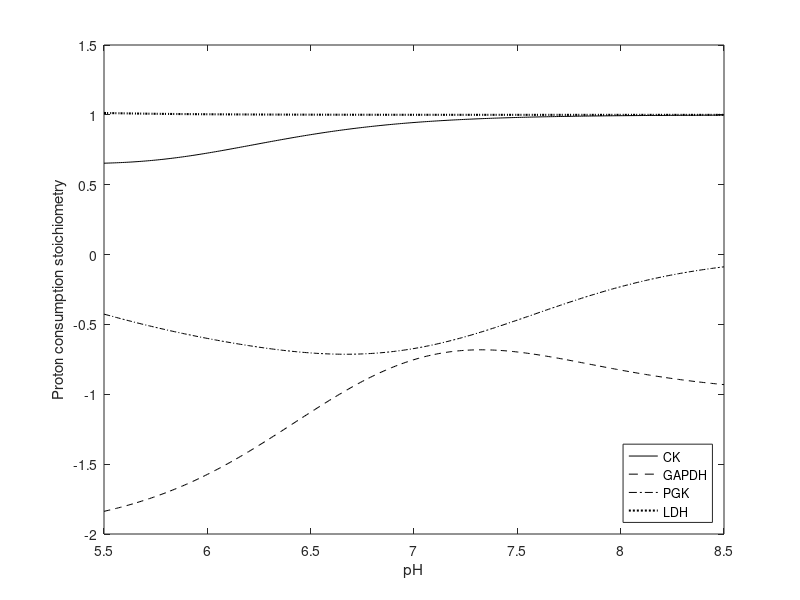
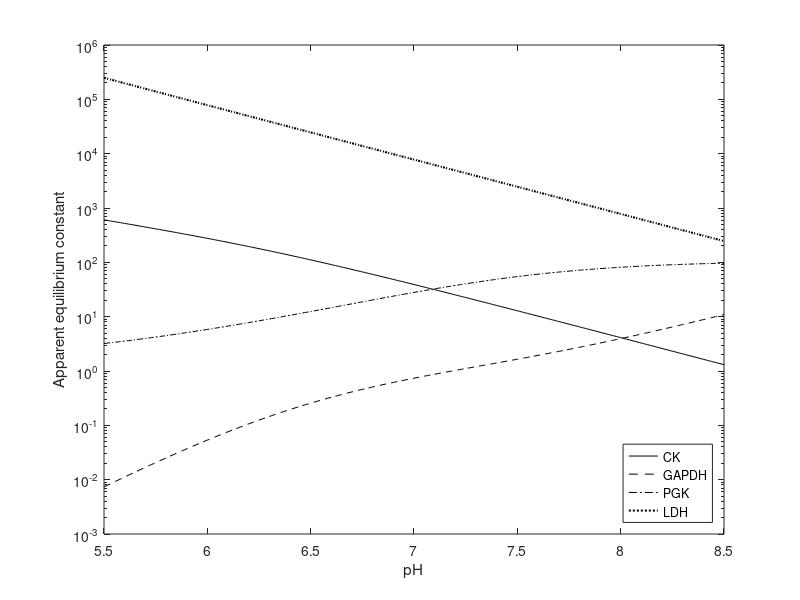

The MATLAB source for these figures, in order:
pH_cy = 5.5:0.01:8.5;

%GLOBAL PARAMETERS
 R = 8.314e-3;% KJ./(K.*mol); %Ideal gas constant
 T1 = 298.15;% K; %Temp at which physical constants are reported
%   T = 303.15;% K; %Experimental temperature   
T = 310.15;
%   I = 0.1;%0.17;% M; %Ionic strength
I = 0.1;
    
%------------------------------------------------------------------------------------------------
%IONIC EQUILIBRIA, BUFFERING AND APPARENT EQUILIBRIUM CONSTANTS
%Ionic equilibria and Gibbs energy of formation of reference species
%Variable symbol definitions and units
%
%Symbol     Definition          Units
%
%P_metabolite       binding polynomial      dimensionless
%NH_species         No. of hydrogen atoms       dimensionless 
%           on a species
%Navg_metabolite    Average proton binding      dimensionless
%deltaGof_species   Gibbs energy of formation at    KJ./mol 
%           zero ionic strength
%deltaGpof_species  Gibbs energy of formation at    KJ./mol 
%           a given ionic strength and pH
%deltaGpo_reaction  Reference Gibbs energy of a KJ./mol 
%           reaction

%  mgT = 0.005;% total Mg++
mgT = 0.005;
%  k = 0.08;% total K+
k = 0.08;
mg = 5.132658807e-4;
c0 = 1; % reference concentration

%Correction factors

RT2dadT = 1.4775;% KJ.*L.^0.5./mol.^1.5;  
B = 1.6;% M.^-0.5;
Icorr=(RT2dadT.*I.^0.5./(1+B.*I.^0.5));
I1 = 0.1;% M, Ionic strength at which pKa's were reported 
alphadebye = 1.17582;% M.^-0.5; 
IcorrpKa = alphadebye.*(I1.^0.5./(1+B.*I1.^0.5)-I.^0.5./(1+B.*I.^0.5))./log(10);
TcorrpKa = ((1./T-1./T1)./(log(10).*R));
RTalpha = 2.91482; % KJ.*L.^0.5./mol.^1.5; 
IcorrdeltaGpof = RTalpha.*I.^0.5./(1+B.*I.^0.5);

pKak_Pi = 0.5; % dimensionless;
deltaH1o_Pi = 3;% KJ./mol,
deltaHmgo_Pi = -2.9;% KJ./mol;
deltaH1_Pi = deltaH1o_Pi + Icorr.*(2.^2+1.^2-1.^2);
deltaHmg_Pi = deltaHmgo_Pi + Icorr.*(2.^2+2.^2-0.^2);
pKa1_Pi = 6.75+IcorrpKa.*(2.^2+1.^2-1.^2) + TcorrpKa.*deltaH1_Pi;
pKamg_Pi = 1.65+IcorrpKa.*(2.^2+2.^2-0.^2) + TcorrpKa.*deltaHmg_Pi;
P_Pi = 1+10.^(-pH_cy+pKa1_Pi) + (mg./c0).*(10.^(pKamg_Pi))+ ...
    (k./c0).*(10.^(pKak_Pi));
HPi2 = 1./P_Pi;
H2Pi1 = 10.^(-pH_cy+pKa1_Pi).*HPi2;
kPi = (k./c0).*(10.^(pKak_Pi)).*HPi2;
mgPi =(mg./c0).*(10.^(pKamg_Pi)).*HPi2;
Navg_Pi = 1.*H2Pi1;

dNavgPidH = 10.^(pKa1_Pi).*(P_Pi-10.^(-pH_cy+pKa1_Pi))./(c0.*P_Pi.^2);
dNavgPidmg = -(10.^(-pH_cy)./c0).*10.^(pKa1_Pi+pKamg_Pi)./P_Pi.^2;
 
dmgPidmg = (P_Pi.*(10.^pKamg_Pi)./c0-...
(mg./c0).*(10.^(2.*pKamg_Pi))./c0)./P_Pi.^2;
dmgPidpH = (mg./c0).*10.^(-pH_cy+pKa1_Pi+pKamg_Pi).*log(10)./P_Pi.^2;

NH_HPi2 =  1;% dimensionless 
deltaGof_HPi2 = -1096.10;% KJ./mol;
deltaGpof_HPi2 = deltaGof_HPi2 + NH_HPi2.*log(10).*R.*T.*pH_cy - ...
IcorrdeltaGpof.*(4-NH_HPi2);

    
deltaH1o_ATP = -5;% KJ./mol,
deltaHmgo_ATP = -18;% KJ./mol,
deltaHko_ATP = -1;% KJ./mol;
deltaH1_ATP = deltaH1o_ATP + Icorr.*(4.^2+1.^2-3.^2);
deltaHmg_ATP = deltaHmgo_ATP+Icorr.*(4.^2+2.^2-2.^2);
deltaHk_ATP = deltaHko_ATP+Icorr.*(4.^2+1.^2-3.^2);
pKa1_ATP = 6.48+IcorrpKa.*(4.^2+1.^2-3.^2) + TcorrpKa.*deltaH1_ATP;
pKamg_ATP = 4.19+IcorrpKa.*(4.^2+2.^2-2.^2)+TcorrpKa.*deltaHmg_ATP;
pKak_ATP = 1.17+IcorrpKa.*(4.^2+1.^2-3.^2)+TcorrpKa.*deltaHk_ATP;   
P_ATP = 1 + 10.^(-pH_cy+pKa1_ATP) + (mg./c0).*10.^pKamg_ATP + ...
    (k./c0).*10.^pKak_ATP;
ATP4 = 1./P_ATP;
HATP3 = 10.^(-pH_cy+pKa1_ATP).*ATP4;
mgATP2 = (mg./c0).*10.^pKamg_ATP.*ATP4;
kATP = (k./c0).*10.^pKak_ATP.*ATP4;
Navg_ATP = (0.*ATP4 + 1.*HATP3 + 0.*mgATP2 + 0.*kATP);
dNavgATPdH = 10.^(pKa1_ATP).*(P_ATP-10.^(-pH_cy+pKa1_ATP))./(c0.*P_ATP.^2);
dNavgATPdmg = -(10.^(-pH_cy)./c0).*10.^(pKa1_ATP+pKamg_ATP)./P_ATP.^2;

dmgATP2dmg = (P_ATP.*(10.^pKamg_ATP)./c0- ...
        (mg./c0).*(10.^(2.*pKamg_ATP))./c0)./P_ATP.^2;
dmgATP2dpH = (mg./c0).*10.^(-pH_cy+pKa1_ATP+pKamg_ATP).*log(10)./P_ATP.^2;

NH_ATP4 = 12; deltaGof_ATP4 = -2768.10;% KJ./mol;
deltaGpof_ATP4 = deltaGof_ATP4 + NH_ATP4.*R.*T.*log(10).*pH_cy - ...
    IcorrdeltaGpof.*(16-NH_ATP4);       

pKak_ADP=1;% dimensionless;
deltaH1o_ADP = -3;% KJ./mol,
deltaHmgo_ADP = -15;% KJ./mol;
deltaH1_ADP = deltaH1o_ADP+Icorr.*(3.^2+1.^2-2.^2);
deltaHmg_ADP = deltaHmgo_ADP+Icorr.*(3.^2+2.^2-1.^2);
pKa1_ADP = 6.38+IcorrpKa.*(3.^2+1.^2-2.^2)+TcorrpKa.*deltaH1_ADP;
pKamg_ADP = 3.25+IcorrpKa.*(3.^2+2.^2-1.^2)+TcorrpKa.*deltaHmg_ADP;
P_ADP = (1 + 10.^(-pH_cy+pKa1_ADP) + (mg./c0).*10.^pKamg_ADP + ...
    (k./c0).*10.^pKak_ADP);
ADP3 = 1./P_ADP;
HADP2 = 10.^(-pH_cy+pKa1_ADP).*ADP3;
mgADP = ADP3.*(mg./c0).*10.^pKamg_ADP;
kADP = ADP3.*(k./c0).*10.^pKak_ADP;
Navg_ADP = (0.*ADP3 + 1.*HADP2 + 0.*mgADP + 0.*kADP);
dNavgADPdH = 10.^(pKa1_ADP).*(P_ADP-10.^(-pH_cy+pKa1_ADP))./(c0.*P_ADP.^2);
dNavgADPdmg = -(10.^(-pH_cy)./c0).*10.^(pKa1_ADP+pKamg_ADP)./P_ADP.^2;
dmgADPdmg = (P_ADP.*(10.^pKamg_ADP)./c0-...
        (mg./c0).*(10.^(2.*pKamg_ADP))./c0)./P_ADP.^2;
dmgADPdpH = (mg./c0).*10.^(-pH_cy+pKa1_ADP+pKamg_ADP).*log(10)./P_ADP.^2;
NH_ADP3 = 12; deltaGof_ADP3 = -1906.13;
deltaGpof_ADP3 = deltaGof_ADP3 + NH_ADP3.*R.*T.*log(10).*pH_cy -... 
    IcorrdeltaGpof.*(9-NH_ADP3);        

    
deltaH1o_AMP = -3;% KJ./mol;
deltaHmgo_AMP = -7.5;% KJ./mol;
deltaH1_AMP = deltaH1o_AMP + Icorr.*(2.^2+1.^2-1.^2);
deltaHmg_AMP = deltaHmgo_AMP+Icorr.*(2.^2+2.^2-0.^2);
pKa1_AMP = 6.29+IcorrpKa.*(2.^2+1.^2-1.^2)+TcorrpKa.*deltaH1_AMP;
pKamg_AMP = 1.92+IcorrpKa.*(2.^2+2.^2-0.^2)+TcorrpKa.*deltaHmg_AMP;
P_AMP = (1 + 10.^(pKa1_AMP-pH_cy)+ (mg./c0).*10.^pKamg_AMP);
AMP2 = 1./P_AMP;
HAMP1 = AMP2.*10.^(pKa1_AMP-pH_cy);
mgAMP = (mg./c0).*10.^pKamg_AMP.*AMP2;
Navg_AMP = 0.*AMP2 + HAMP1 + 0.*mgAMP;
dNavgAMPdH = 10.^(pKa1_AMP).*(P_AMP-10.^(-pH_cy+pKa1_AMP))./(c0.*P_AMP.^2);
dNavgAMPdmg = -(10.^(-pH_cy)./c0).*10.^(pKa1_AMP+pKamg_AMP)./P_AMP.^2;
dmgAMPdmg = (P_AMP.*(10.^pKamg_AMP)./c0-...
        (mg./c0).*(10.^(2.*pKamg_AMP))./c0)./P_AMP.^2;
dmgAMPdpH = (mg./c0).*10.^(-pH_cy+pKa1_AMP+pKamg_AMP).*log(10)./P_AMP.^2;

 NH_AMP2 = 12; deltaGof_AMP2 = -1040.45;% KJ./mol;
deltaGpof_AMP2 = deltaGof_AMP2 + NH_AMP2.*log(10).*R.*T.*pH_cy - ...
        IcorrdeltaGpof.*(4-NH_AMP2);
    
pKamg_IMP = 1.67;% dimensionless;
deltaH1o_IMP = -2;% KJ./mol;
deltaH1_IMP = deltaH1o_IMP + Icorr.*(2.^2+1.^2-1.^2);
pKa1_IMP = 6.34+IcorrpKa.*(2.^2+1.^2-1.^2)+TcorrpKa.*deltaH1_IMP;
P_IMP = (1 + 10.^(pKa1_IMP-pH_cy)+ (mg./c0).*10.^pKamg_IMP);
IMP2 = 1./P_IMP;
HIMP1 = IMP2.*10.^(pKa1_IMP-pH_cy);
mgIMP = (mg./c0).*10.^pKamg_IMP.*IMP2;
Navg_IMP = HIMP1;
dNavgIMPdH = 10.^(pKa1_IMP).*(P_IMP-10.^(-pH_cy+pKa1_IMP))./(c0.*P_IMP.^2);
dNavgIMPdmg = -(10.^(-pH_cy)./c0).*10.^(pKa1_IMP+pKamg_IMP)./P_IMP.^2;
dmgIMPdmg = (P_IMP.*(10.^pKamg_IMP)./c0-....
                (mg./c0).*(10.^(2.*pKamg_IMP))./c0)./P_IMP.^2;
dmgIMPdpH = (mg./c0).*10.^(-pH_cy+pKa1_IMP+pKamg_IMP).*log(10)./P_IMP.^2;
NH_IMP2 = 11;

pKak_PCR = 0.31;% dimensionless;
deltaH1o_PCR = 2.66;% KJ./mol,
deltaHmgo_PCR = 8.19;% KJ./mol;
deltaH1_PCR = deltaH1o_PCR+Icorr.*(2.^2+1.^2-1.^2);
deltaHmg_PCR = deltaHmgo_PCR+Icorr.*(2.^2+2.^2-0.^2);
pKa1_PCR = 4.5+IcorrpKa.*(2.^2+1.^2-1.^2)+TcorrpKa.*deltaH1_PCR;
pKamg_PCR = 1.6+IcorrpKa.*(2.^2+2.^2-0.^2)+TcorrpKa.*deltaHmg_PCR;
P_PCR = (1  + 10.^(-pH_cy+pKa1_PCR) + (mg./c0).*10.^pKamg_PCR+ ...
    (k./c0).*10.^pKak_PCR);
HPCR = 1./P_PCR; 
H2PCR = 10.^(-pH_cy+pKa1_PCR).*HPCR;
kPCR = (k./c0).*10.^pKak_PCR.*HPCR;
mgPCR = (mg./c0).*10.^pKamg_PCR.*HPCR;
Navg_PCR = H2PCR;
dNavgPCRdH = 10.^(pKa1_PCR).*(P_PCR-10.^(-pH_cy+pKa1_PCR))./(c0.*P_PCR.^2);
dNavgPCRdmg = -(10.^(-pH_cy)./c0).*10.^(pKa1_PCR+pKamg_PCR)./P_PCR.^2;
dmgPCRdmg = (P_PCR.*(10.^pKamg_PCR)./c0- ...
        (mg./c0).*(10.^(2.*pKamg_PCR))./c0)./P_PCR.^2;
dmgPCRdpH = (mg./c0).*10.^(-pH_cy+pKa1_PCR+pKamg_PCR).*log(10)./P_PCR.^2;

 NH_HPCR = 8;% dimensionless;       

pKa1_CR = 2.3;% dimensionless;
P_CR = 1 + 10.^(-pH_cy+pKa1_CR);    
HCR = 1./P_CR;
H2CR = HCR.*10.^(-pH_cy+pKa1_CR);
Navg_CR  = (0.*HCR + 1.*H2CR);
dNavgCRdH = 10.^(pKa1_CR).*(P_CR-10.^(-pH_cy+pKa1_CR))./(c0.*P_CR.^2);
dNavgCRdmg = 0;     
NH_HCR = 9;% dimensionless;

deltaH1o_G1P = -1.7; %KJ./mol,
deltaHmgo_G1P = -12; %KJ./mol;
deltaH1_G1P = deltaH1o_G1P+Icorr.*(2.^2+1.^2-1.^2);
deltaHmg_G1P = deltaHmgo_G1P+Icorr.*(2.^2+2.^2-0.^2);
pKa1_G1P = 6.09+IcorrpKa.*(2.^2+1.^2-1.^2)+TcorrpKa.*deltaH1_G1P;
pKamg_G1P = 2.48+IcorrpKa.*(2.^2+2.^2-0.^2)+TcorrpKa.*deltaHmg_G1P;
P_G1P=(1 + 10.^(-pH_cy).*10.^pKa1_G1P + (mg./c0).*10.^pKamg_G1P);
UG1P = 1./P_G1P;
HG1P = UG1P.*10.^(-pH_cy+pKa1_G1P);
mgG1P = UG1P.*(mg./c0).*10.^pKamg_G1P;
Navg_G1P = HG1P;
dNavgG1PdH = 10.^(pKa1_G1P).*(P_G1P-10.^(-pH_cy+pKa1_G1P))./(c0.*P_G1P.^2);
dNavgG1Pdmg = -(10.^(-pH_cy)./c0).*10.^(pKa1_G1P+pKamg_G1P)./P_G1P.^2;

dmgG1Pdmg = (P_G1P.*(10.^pKamg_G1P)./c0- ...
        (mg./c0).*(10.^(2.*pKamg_G1P))./c0)./P_G1P.^2;
dmgG1PdpH = (mg./c0).*10.^(-pH_cy+pKa1_G1P+pKamg_G1P).*log(10)./P_G1P.^2;

NH_UG1P = 11;
deltaGof_UG1P = -1756.87;% KJ./mol;
deltaGpof_UG1P = deltaGof_UG1P + NH_UG1P.*log(10).*R.*T.*pH_cy - ...
    IcorrdeltaGpof.*(4-NH_UG1P);

pKa1_G6P = 6.11;% dimensionless;        
P_G6P = (1 + 10.^(-pH_cy+pKa1_G6P)); 
UG6P = 1./P_G6P;
HG6P = UG6P.*10.^(-pH_cy+pKa1_G6P);
Navg_G6P = HG6P;
dNavgG6PdH = 10.^(pKa1_G6P).*(P_G6P-10.^(-pH_cy+pKa1_G6P))./(c0.*P_G6P.^2);
dNavgG6Pdmg = 0;
NH_UG6P = 11; 
deltaGof_UG6P = -1763.94;% KJ./mol;
deltaGpof_UG6P = deltaGof_UG6P + NH_UG6P.*log(10).*R.*T.*pH_cy - ...
    IcorrdeltaGpof.*(4-NH_UG6P);

pKa1_F6P = 5.89;% dimensionless;
P_F6P = (1 + 10.^(-pH_cy+pKa1_F6P));
UF6P = 1./P_F6P;
HF6P = UF6P.*10.^(-pH_cy+pKa1_F6P);
Navg_F6P = HF6P;
dNavgF6PdH = 10.^(pKa1_F6P).*(P_F6P-10.^(-pH_cy+pKa1_F6P))./(c0.*P_F6P.^2);
dNavgF6Pdmg = 0;
NH_UF6P = 11;
deltaGof_UF6P = -1760.80;% KJ./mol;
deltaGpof_UF6P = deltaGof_UF6P + NH_UF6P.*log(10).*R.*T.*pH_cy -... 
        IcorrdeltaGpof.*(4-NH_UF6P);

pKa1_FDP = 6.4; %dimensionless, 
pKa2_FDP = 5.92; %dimensionless,
pKamg_FDP = 2.7; %dimensionless;    
P_FDP = (1 + 10.^(-pH_cy+pKa1_FDP) + 10.^(-2.*pH_cy+pKa1_FDP+pKa2_FDP)+...
    (mg./c0).*10.^(pKamg_FDP));
UFDP = 1./P_FDP;
HFDP = UFDP.*10.^(-pH_cy+pKa1_FDP);
H2FDP = UFDP.*10.^(-2.*pH_cy+pKa1_FDP+pKa2_FDP);
%FruBP4- + Mg2+  --> FruBP2-
mgFDP = UFDP.*(mg./c0).*10.^(pKamg_FDP);
Navg_FDP = HFDP+2.*H2FDP;

dNavgFDPdH = (P_FDP.*(10.^(pKa1_FDP)+2.*10.^(-pH_cy+pKa1_FDP+pKa2_FDP))- ...
        (10.^(-pH_cy+pKa1_FDP)+2.*10.^(-2.*pH_cy+pKa1_FDP+pKa2_FDP)).* ...
    (10.^(pKa1_FDP)+2.*10.^(-pH_cy+pKa1_FDP+pKa2_FDP)))./(c0.*P_FDP.^2);
dNavgFDPdmg = -(10.^(-pH_cy+pKa1_FDP)+2.*10.^(-2.*pH_cy+pKa1_FDP+pKa2_FDP)).*...
    (10.^(pKamg_FDP))./(c0.*P_FDP.^2);
dmgFDPdmg = (P_FDP.*(10.^pKamg_FDP)./c0- ...
        (mg./c0).*(10.^(2.*pKamg_FDP))./c0)./P_FDP.^2;
dmgFDPdpH = (mg./c0).*(10.^pKamg_FDP).* ... 
    (P_FDP.*10.^(-pH_cy+pKa1_FDP).*log(10)- ...
    10.^(-2.*pH_cy+pKa1_FDP+pKa2_FDP).*2.*log(10))./P_FDP.^2;

NH_UFDP = 10;
deltaGof_UFDP = -2601.40;% KJ./mol;
deltaGpof_UFDP = deltaGof_UFDP + NH_UFDP.*log(10).*R.*T.*pH_cy - ...
    IcorrdeltaGpof.*(16-NH_UFDP);

pKa1_GAP = 6.45;        
P_GAP = (1 + 10.^(-pH_cy+pKa1_GAP));
UGAP = 1./P_GAP;
HGAP = UGAP.*10.^(-pH_cy+pKa1_GAP);
Navg_GAP = HGAP;
dNavgGAPdH = 10.^(pKa1_GAP).*(P_GAP-10.^(-pH_cy+pKa1_GAP))./(c0.*P_GAP.^2);
dNavgGAPdmg = 0;
NH_UGAP = 5;
deltaGof_UGAP = -1288.60;% KJ./mol;
deltaGpof_UGAP = deltaGof_UGAP + NH_UGAP.*log(10).*R.*T.*pH_cy - ...
        IcorrdeltaGpof.*(4-NH_UGAP);
    
pKamg_G3P = 1.63; % dimensionless;
deltaH1o_G3P = -3.1; %KJ./mol;
deltaH1_G3P = deltaH1o_G3P + Icorr.*(2.^2+1.^2-1.^2);
pKa1_G3P = 6.22+IcorrpKa.*(2.^2+1.^2-1.^2)+TcorrpKa.*deltaH1_G3P;
P_G3P = (1+10.^(-pH_cy+pKa1_G3P)+(mg./c0).*10.^pKamg_G3P);
UG3P = 1./P_G3P;
HG3P = UG3P.*10.^(-pH_cy+pKa1_G3P);
mgG3P = UG3P.*(mg./c0).*10.^pKamg_G3P;
Navg_G3P = HG3P;
dNavgG3PdH = 10.^(pKa1_G3P).*(P_G3P-10.^(-pH_cy+pKa1_G3P))./(c0.*P_G3P.^2);
dNavgG3Pdmg = -(10.^(-pH_cy)./c0).*10.^(pKa1_G3P+pKamg_G3P)./P_G3P.^2;

dmgG3Pdmg = (P_G3P.*(10.^pKamg_G3P)./c0- ...
        (mg./c0).*(10.^(2.*pKamg_G3P))./c0)./P_G3P.^2;
dmgG3PdpH = (mg./c0).*10.^(-pH_cy+pKa1_G3P+pKamg_G3P).*log(10)./P_G3P.^2;
NH_UG3P = 7;
deltaGof_UG3P = -1339.25; %KJ./mol;
deltaGpof_UG3P = deltaGof_UG3P + NH_UG3P.*log(10).*R.*T.*pH_cy - ...
    IcorrdeltaGpof.*(4-NH_UG3P);
                
pKa1_DHAP = 5.9; %dimensionless, 
pKamg_DHAP = 1.57; %dimensionless;
P_DHAP = (1 + 10.^(-pH_cy+pKa1_DHAP)+(mg./c0).*10.^pKamg_DHAP);
UDHAP = 1./P_DHAP;
HDHAP = UDHAP.*(10.^(-pH_cy+pKa1_DHAP));
mgDHAP = UDHAP.*(mg./c0).*(10.^pKamg_DHAP);
Navg_DHAP = HDHAP;
dNavgDHAPdH = 10.^(pKa1_DHAP).*(P_DHAP-10.^(-pH_cy+pKa1_DHAP))./(c0.*P_DHAP.^2);
dNavgDHAPdmg = -(10.^(-pH_cy)./c0).*10.^(pKa1_DHAP+pKamg_DHAP)./P_DHAP.^2;

dmgDHAPdmg = (P_DHAP.*(10.^pKamg_DHAP)./c0- ...
        (mg./c0).*(10.^(2.*pKamg_DHAP))./c0)./P_DHAP.^2;
dmgDHAPdpH = (mg./c0).*10.^(-pH_cy+pKa1_DHAP+pKamg_DHAP).*log(10)./P_DHAP.^2;

NH_UDHAP = 5;
deltaGof_UDHAP = -1296.26;% KJ./mol;
deltaGpof_UDHAP = deltaGof_UDHAP + NH_UDHAP.*log(10).*R.*T.*pH_cy -... 
    IcorrdeltaGpof.*(4-NH_UDHAP);

pKa1_13DPG = 7.5;% dimensionless;
P_13DPG = (1 + 10.^(-pH_cy+pKa1_13DPG));
U13DPG = 1./P_13DPG;
H13DPG = U13DPG.*10.^(-pH_cy+pKa1_13DPG);
Navg_13DPG = H13DPG;
dNavg13DPGdH = 10.^(pKa1_13DPG).*(P_13DPG-10.^(-pH_cy+pKa1_13DPG))./...
    (c0.*P_13DPG.^2);
dNavg13DPGdmg = 0;
NH_U13DPG = 4;
deltaGof_U13DPG = -2356.14; %KJ./mol;
deltaGpof_U13DPG = deltaGof_U13DPG + NH_U13DPG.*log(10).*R.*T.*pH_cy -... 
    IcorrdeltaGpof.*(16-NH_U13DPG);

pKa1_3PG = 6.21; %dimensionless;
P_3PG = (1 + 10.^(-pH_cy+6.21));
U3PG = 1./P_3PG;
H3PG = U3PG.*10.^(-pH_cy+6.21);
Navg_3PG = H3PG;
dNavg3PGdH = 10.^(pKa1_3PG).*(P_3PG-10.^(-pH_cy+pKa1_3PG))./(c0.*P_3PG.^2);
dNavg3PGdmg = 0;

NH_U3PG = 4; 
deltaGof_U3PG = -1502.54;% KJ./mol;
deltaGpof_U3PG = deltaGof_U3PG + NH_U3PG.*log(10).*R.*T.*pH_cy - ...
    IcorrdeltaGpof.*(9-NH_U3PG);        

pKa1_2PG = 7;% dimensionless, 
pKamg_2PG = 2.45; %dimensionless,
pKak_2PG = 1.18; %dimensionless;
P_2PG = (1 + 10.^(-pH_cy+pKa1_2PG) + (mg./c0).*10.^pKamg_2PG + ...
    (k./c0).*10.^pKak_2PG);
U2PG = 1./P_2PG;
H2PG = U2PG.*10.^(-pH_cy+pKa1_2PG);
mg2PG = U2PG.*(mg./c0).*10.^pKamg_2PG;
k2PG = U2PG.*(k./c0).*10.^pKak_2PG;
Navg_2PG = H2PG;
dNavg2PGdH = 10.^(pKa1_2PG).*(P_2PG-10.^(-pH_cy+pKa1_2PG))./(c0.*P_2PG.^2);
dNavg2PGdmg = -(10.^(-pH_cy)./c0).*10.^(pKa1_2PG+pKamg_2PG)./P_2PG.^2;

dmg2PGdmg = (P_2PG.*(10.^pKamg_2PG)./c0-...
        (mg./c0).*(10.^(2.*pKamg_2PG))./c0)./P_2PG.^2;
dmg2PGdpH = (mg./c0).*10.^(-pH_cy+pKa1_2PG+pKamg_2PG).*log(10)./P_2PG.^2;

NH_U2PG = 4;
deltaGof_U2PG = -1496.38; %KJ./mol;
deltaGpof_U2PG = deltaGof_U2PG + NH_U2PG.*log(10).*R.*T.*pH_cy - ... 
        IcorrdeltaGpof.*(9-NH_U2PG);

pKa1_PEP = 6.35;% dimensionless, 
pKamg_PEP = 2.26;% dimensionless, 
pKak_PEP = 1.08;% dimensionless; 
P_PEP = (1 + 10.^(pKa1_PEP-pH_cy)+ (mg./c0).*10.^pKamg_PEP + ...
    (k./c0).*10.^pKak_PEP);
UPEP = 1./P_PEP;
HPEP = UPEP.*(10.^(pKa1_PEP-pH_cy));
kPEP = UPEP.*(k./c0).*10.^pKak_PEP;
mgPEP = UPEP.*(mg./c0).*(10.^pKamg_PEP);
Navg_PEP = HPEP;
dNavgPEPdH = 10.^(pKa1_PEP).*(P_PEP-10.^(-pH_cy+pKa1_PEP))./(c0.*P_PEP.^2);
dNavgPEPdmg = -(10.^(-pH_cy)./c0).*10.^(pKa1_PEP+pKamg_PEP)./P_PEP.^2;

dmgPEPdmg = (P_PEP.*(10.^pKamg_PEP)./c0- ...
        (mg./c0).*(10.^(2.*pKamg_PEP))./c0)./P_PEP.^2;
dmgPEPdpH = (mg./c0).*10.^(-pH_cy+pKa1_PEP+pKamg_PEP).*log(10)./P_PEP.^2;

 NH_UPEP = 2;
 deltaGof_UPEP = -1263.65; %KJ./mol;
deltaGpof_UPEP = deltaGof_UPEP + NH_UPEP.*log(10).*R.*T.*pH_cy -... 
    IcorrdeltaGpof.*(9-NH_UPEP);

pKa1_PYR = 2.49; %dimensionless;
P_PYR = (1 + 10.^(-pH_cy+pKa1_PYR));        
UPYR = 1./P_PYR;
HPYR = UPYR.*10.^(-pH_cy+pKa1_PYR);
Navg_PYR = HPYR;
dNavgPYRdH = 10.^(pKa1_PYR).*(P_PYR-10.^(-pH_cy+pKa1_PYR))./(c0.*P_PYR.^2);
dNavgPYRdmg = 0;
NH_UPYR = 3;
deltaGof_UPYR = -472.27;% KJ./mol;
deltaGpof_UPYR = deltaGof_UPYR + NH_UPYR.*log(10).*R.*T.*pH_cy - ...
    IcorrdeltaGpof.*(1-NH_UPYR);        

pKamg_LAC = 0.98;% dimensionless;
deltaH1o_LAC = -0.33;% KJ./mol;
deltaH1_LAC = deltaH1o_LAC+Icorr.*(1.^2+1.^2-0.^2);
pKa1_LAC = 3.67+IcorrpKa.*(1.^2+1.^2-0.^2)+TcorrpKa.*deltaH1_LAC;
P_LAC = (1 + 10.^(-pH_cy+pKa1_LAC)+ (mg./c0).*10.^pKamg_LAC);
ULAC = 1./P_LAC;
HLAC = ULAC.*10.^(-pH_cy+pKa1_LAC);
mgLAC = (mg./c0).*10.^pKamg_LAC.*ULAC;
Navg_LAC = HLAC;
dNavgLACdH = 10.^(pKa1_LAC).*(P_LAC-10.^(-pH_cy+pKa1_LAC))./(c0.*P_LAC.^2);
dNavgLACdmg = -(10.^(-pH_cy)./c0).*10.^(pKa1_LAC+pKamg_LAC)./P_LAC.^2;

dmgLACdmg = (P_LAC.*(10.^pKamg_LAC)./c0-...
        (mg./c0).*(10.^(2.*pKamg_LAC))./c0)./P_LAC.^2;
dmgLACdpH = (mg./c0).*10.^(-pH_cy+pKa1_LAC+pKamg_LAC).*log(10)./P_LAC.^2;

NH_ULAC = 5; 
deltaGof_ULAC = -516.72;% KJ./mol;
deltaGpof_ULAC = deltaGof_ULAC + NH_ULAC.*log(10).*R.*T.*pH_cy -... 
        IcorrdeltaGpof.*(1-NH_ULAC);

    
%Free energy change in glycosidic linkage being broken (Beard and Qian)
dNH_GLY = -10;% dimensionless; 
deltaGpo_GLY = 655.7 + dNH_GLY.*log(10).*R.*T.*pH_cy;


NH_NAD = 26;
deltaGof_NAD = 0;% KJ./mol;
deltaGpof_NAD = deltaGof_NAD + NH_NAD.*log(10).*R.*T.*pH_cy - ... 
    IcorrdeltaGpof.*(1-NH_NAD);

NH_NADH = 27;
deltaGof_NADH = 22.65;% KJ./mol;
deltaGpof_NADH = deltaGof_NADH + NH_NADH.*log(10).*R.*T.*pH_cy - ...
        IcorrdeltaGpof.*(4-NH_NADH);
        
NH_H2O = 2;
deltaGof_H2O = -237.19;% KJ./mol;
deltaGpof_H2O = deltaGof_H2O + NH_H2O.*log(10).*R.*T.*pH_cy - ...
        IcorrdeltaGpof.*(0-NH_H2O);
    
NH_NH4 = 4;% dimensionless;

NH_H = 1;% dimensionless, 
deltaGof_H = 0;% KJ./mol; 
deltaGpof_H = deltaGof_H+NH_H.*log(10).*R.*T.*pH_cy;

%Calculation of proton binding change and apparent equilibrium constants
 
%For each of the reactions, a reference reaction has to be defined which
%allows for the computation of net proton binding change. 
%The binding change
%comes close to integer values at pH >= 8. 

% creatine kinase: UPCR + ADP3 + H+= ATP4 + UCR
%net proton binding change
deltaH_CK = (Navg_ATP + Navg_CR - Navg_PCR - Navg_ADP) + ...
    (NH_ATP4+NH_HCR - NH_HPCR - NH_ADP3);

Kref_CK = 2.58e8; %CK reference equilibrium constant at T=298.15 K,I=0
deltaHo_CKo = -17.55;% KJ./mol;
deltaH1_CK = deltaHo_CKo + Icorr.*(2.^2+3.^2+1.^2-4.^2-0.^2);
Kref_CKI = exp(log(Kref_CK)+alphadebye.*I.^0.5.* ...
    (2.^2+3.^2+1.^2-4.^2-0.^2)./(1+B.*I.^0.5)); %Ionic strength correction
Kref_CKT = 10.^(log10(Kref_CKI)-TcorrpKa.*deltaH1_CK);
deltaGpo_CK = -R.*T.*log(Kref_CKT);
Kapp_CK = exp(-deltaGpo_CK./(R.*T)).*10.^(-pH_cy).*P_ATP.*P_CR./(P_PCR.*P_ADP);

% adenylate kinase: ATP4 + AMP2 = 2.*ADP3
%proton binding change
deltaH_ADK = 2.*Navg_ADP - Navg_ATP - Navg_AMP + (2.*NH_ADP3-NH_ATP4-NH_AMP2); 
    
deltaGpo_ADK = 2.*deltaGpof_ADP3-deltaGpof_ATP4-deltaGpof_AMP2;
Kapp_ADK = exp(-deltaGpo_ADK./(R.*T)).*P_ADP.^2./(P_ATP.*P_AMP);

% glycogen phosphorylase: glycogen(n) + HPi2 = glycogen(n-1) + UG1P
deltaH_GP = Navg_G1P - Navg_Pi + (1-NH_HPi2);
    
deltaGpo_GP = deltaGpo_GLY + deltaGpof_UG1P -deltaGpof_HPi2;
Kapp_GP = exp(-deltaGpo_GP./(R.*T)).*P_G1P./(P_Pi);
    
% PGLM: UG1P = UG6P
%proton binding change
deltaH_PGLM = Navg_G6P - Navg_G1P + (NH_UG6P-NH_UG1P);
deltaGpo_PGLM = deltaGpof_UG6P-deltaGpof_UG1P;
Kapp_PGLM = exp(-deltaGpo_PGLM./(R.*T)).*P_G6P./P_G1P;
    
% PGI: UG6P = UF6P
%proton binding change
deltaH_PGI= Navg_F6P - Navg_G6P + (NH_UF6P-NH_UG6P);
deltaGpo_PGI = deltaGpof_UF6P - deltaGpof_UG6P;
Kapp_PGI = exp(-deltaGpo_PGI./(R.*T)).*P_F6P./P_G6P;

% PFK: UF6P + ATP4 = UFDP + ADP3 + H+
%proton binding change
deltaH_PFK = Navg_ADP+Navg_FDP-Navg_F6P-Navg_ATP+...
    NH_ADP3+NH_UFDP-NH_UF6P-NH_ATP4;
    
deltaGpo_PFK = deltaGpof_UFDP + deltaGpof_ADP3 + deltaGpof_H ...
        - deltaGpof_UF6P - deltaGpof_ATP4;
Kapp_PFK = exp(-deltaGpo_PFK./(R.*T)).*P_FDP.*P_ADP./(P_F6P.*P_ATP.*10.^(-pH_cy)); 
        
% ALD: UFDP = UDHAP+UGAP
%proton binding change
deltaH_ALD = Navg_DHAP+Navg_GAP - Navg_FDP + ...
        (NH_UDHAP+NH_UGAP-NH_UFDP);
    
deltaGpo_ALD = deltaGpof_UDHAP + deltaGpof_UGAP - deltaGpof_UFDP;
Kapp_ALD = exp(-deltaGpo_ALD./(R.*T)).*P_GAP.*P_FDP./P_DHAP;  

% TPI: UGAP = UDHAP
%proton binding change
deltaH_TPI = Navg_DHAP - Navg_GAP + (NH_UDHAP-NH_UGAP);
    
deltaGpo_TPI = deltaGpof_UDHAP - deltaGpof_UGAP;
Kapp_TPI = exp(-deltaGpo_TPI./(R.*T)).*P_DHAP./P_GAP;

% GAPDH: UGAP + HPi2 + NAD = U13DPG + NADH + H+
%proton binding change
deltaH_GAPDH = Navg_13DPG - Navg_GAP - Navg_Pi +...
        (NH_U13DPG+NH_NADH-NH_UGAP-NH_HPi2-NH_NAD);
    
deltaGpo_GAPDH = deltaGpof_U13DPG+deltaGpof_NADH+deltaGpof_H ...
    -deltaGpof_HPi2-deltaGpof_UGAP-deltaGpof_NAD;
Kapp_GAPDH = exp(-deltaGpo_GAPDH./(R.*T)).*P_13DPG./(P_Pi.*P_GAP.*10.^(-pH_cy));

% G3PDH: UG3P + NAD = UDHAP + NADH + H+
deltaH_G3PDH = Navg_DHAP - Navg_G3P + ...
        (NH_UDHAP+NH_NADH-NH_NAD-NH_UG3P);
    
deltaGpo_G3PDH = deltaGpof_H+deltaGpof_NADH+deltaGpof_UDHAP ...
        -deltaGpof_NAD-deltaGpof_UG3P;
    
Kapp_G3PDH = exp(-deltaGpo_G3PDH./(R.*T)).*P_DHAP./(P_G3P.*10.^(-pH_cy));

% PGK: U13DPG+ADP3 = U3PG+ATP4
%proton binding change
deltaH_PGK = Navg_3PG+Navg_ATP-Navg_13DPG-Navg_ADP +...
        (NH_U3PG+NH_ATP4-NH_U13DPG-NH_ADP3);
    
deltaGpo_PGK = deltaGpof_ATP4+deltaGpof_U3PG ...
    -deltaGpof_U13DPG-deltaGpof_ADP3;
Kapp_PGK = exp(-deltaGpo_PGK./(R.*T)).*P_ATP.*P_3PG./(P_13DPG.*P_ADP);

% PGM: U3PG = U2PG
%proton binding change
deltaH_PGM = Navg_2PG - Navg_3PG + (NH_U2PG-NH_U3PG);
deltaGpo_PGM = deltaGpof_U2PG-deltaGpof_U3PG;
Kapp_PGM = exp(-deltaGpo_PGM./(R.*T)).*P_2PG./P_3PG;

% ENOL: U2PG = UPEP + H20
%proton binding change
deltaH_ENOL = Navg_PEP - Navg_2PG + (NH_H2O+NH_UPEP-NH_U2PG);
deltaGpo_ENOL = deltaGpof_H2O+deltaGpof_UPEP-deltaGpof_U2PG;
Kapp_ENOL = exp(-deltaGpo_ENOL./(R.*T)).*P_PEP./P_2PG;

% PK: UPEP+ADP3+H+ = UPYR+ATP4
%proton binding change
deltaH_PK = Navg_PYR+Navg_ATP-Navg_PEP-Navg_ADP+ ...
        (NH_UPYR+NH_ATP4-NH_UPEP-NH_ADP3);
deltaGpo_PK = deltaGpof_UPYR+deltaGpof_ATP4 ...
    -deltaGpof_H-deltaGpof_UPEP-deltaGpof_ADP3;
Kapp_PK = exp(-deltaGpo_PK./(R.*T)).*P_PYR.*P_ATP.*10.^(-pH_cy)./(P_PEP.*P_ADP);

% LDH: UPYR + NADH + H+= ULAC + NAD
%proton binding change
deltaH_LDH = Navg_LAC-Navg_PYR+(NH_ULAC+NH_NAD-NH_UPYR-NH_NADH);
deltaGpo_LDH = deltaGpof_ULAC+deltaGpof_NAD ...
        -deltaGpof_UPYR-deltaGpof_NADH-deltaGpof_H;
Kapp_LDH = exp(-deltaGpo_LDH./(R.*T)).*P_LAC.*10.^(-pH_cy)./P_PYR;

%ATPase: ATP4 + H2O = ADP3 + HPi2 + H+
%proton binding change
% dimensionless;
deltaH_ATPase = Navg_ADP+Navg_Pi-Navg_ATP + (NH_ADP3+NH_HPi2-NH_ATP4-NH_H2O);

deltaGpo_ATPase = deltaGpof_ADP3+deltaGpof_HPi2+deltaGpof_H ...
        -deltaGpof_H2O-deltaGpof_ATP4;

Kapp_ATPase = exp(-deltaGpo_ATPase./(R.*T)).*P_ADP.*P_Pi./(P_ATP.*10.^(-pH_cy));

% AMP Deaminase: AMP2 + H2O + H+ = IMP2 + NH4
deltaH_AMPDA = Navg_IMP-Navg_AMP + (NH_IMP2+NH_NH4-NH_H2O-NH_AMP2);

%%
%Figure 1
figure(1); clf; set(gca,'Fontsize',14)
plot(pH_cy,deltaH_CK,'k-',pH_cy,deltaH_GAPDH,'k--',...
    pH_cy,deltaH_PGK,'k-.',pH_cy,deltaH_LDH,'k:','linewidth',1.5); 
xlabel('pH'); ylabel('Proton consumption stoichiometry'); box on;
legend('CK','GAPDH','PGK','LDH','Location','SouthEast')
% print -f1 -dtiff -r1200 'figure1.tif'

%%
%Figure 2
figure(2); clf; set(gca,'Fontsize',14)
semilogy(pH_cy,Kapp_CK,'k-',pH_cy,Kapp_GAPDH,'k--',...
    pH_cy,Kapp_PGK,'k-.',pH_cy,Kapp_LDH,'k:','linewidth',1.5); 
xlabel('pH'); ylabel('Apparent equilibrium constant'); box on;
legend('CK','GAPDH','PGK','LDH','Location','SouthEast')
% print -f2 -dtiff -r1200 'figure2.tiff'
